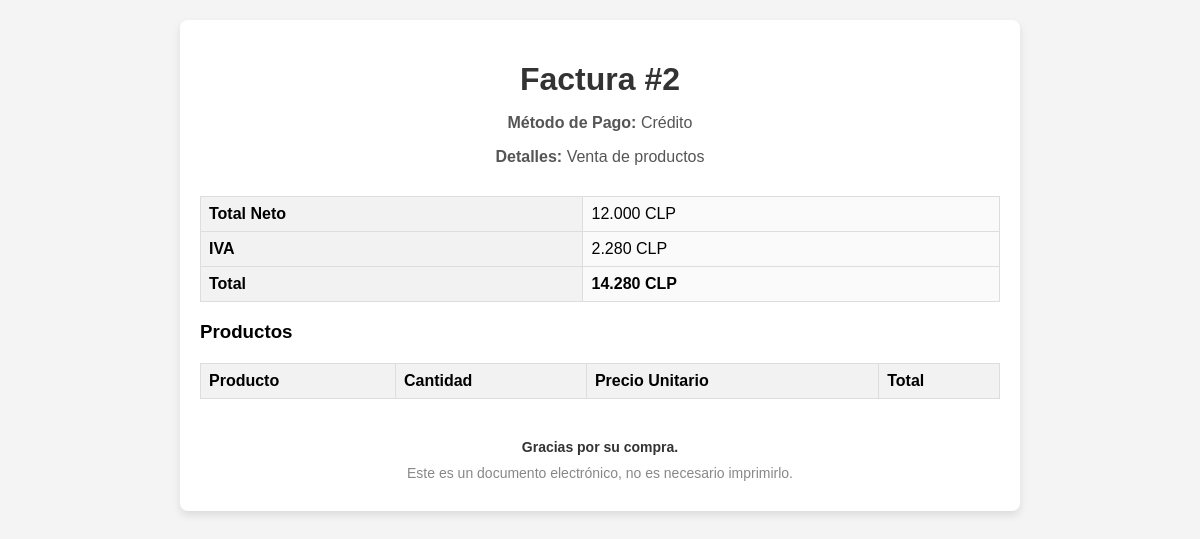
/generar_factura.php?idFactura=2, run on the app's committed database.
### tables this page shows
CREATE TABLE IF NOT EXISTS `factura` (
  `id` int NOT NULL AUTO_INCREMENT,
  `detalles` varchar(2000) NOT NULL,
  `f_neto` int NOT NULL,
  `f_iva` int NOT NULL,
  `total` int NOT NULL,
  `m_pago` varchar(15) NOT NULL,
  `venta_id` int NOT NULL,
  PRIMARY KEY (`id`),
  KEY `fk_factura_venta` (`venta_id`)
);

### generar_factura.php (the view, shortened to what this page needs)
<?php
include 'conexion.php';
if (isset($_GET['idFactura'])) {
    $idFactura = $_GET['idFactura'];
    $sqlFactura = "SELECT * FROM factura WHERE id = ?";
    $stmt = $conexion->prepare($sqlFactura);
    $stmt->bind_param("i", $idFactura);
    $stmt->execute();
    $resultFactura = $stmt->get_result();
    $factura = $resultFactura->fetch_assoc();
    if ($factura) {
        $html = "
        <html>
        <head>
            <title>Factura #" . $factura['id'] . "</title>
        </head>
        <body>
            <div class='container'>
                <div class='header'>
                    <h1>Factura #" . $factura['id'] . "</h1>
                    <p><strong>Método de Pago:</strong> " . $factura['m_pago'] . "</p>
                    <p><strong>Detalles:</strong> " . $factura['detalles'] . "</p>
                </div>
                <table class='table'>
                    <tr>
                        <th>Total Neto</th>
                        <td>" . number_format($factura['f_neto'], 0, ',', '.') . " CLP</td>
                    </tr>
                    <tr>
                        <th>IVA</th>
                        <td>" . number_format($factura['f_iva'], 0, ',', '.') . " CLP</td>
                    </tr>
                    <tr class='total-row'>
                        <th>Total</th>
                        <td>" . number_format($factura['total'], 0, ',', '.') . " CLP</td>
                    </tr>
                </table>
                <h3>Productos</h3>
                <table class='table'>
                    <thead>
                        <tr>
                            <th>Producto</th>
                            <th>Cantidad</th>
                            <th>Precio Unitario</th>
                            <th>Total</th>
                        </tr>
                    </thead>
                    <tbody>";
        $html .= "</tbody>
                </table>
                <div class='footer'>
                    <p class='thank-you'>Gracias por su compra.</p>
                    <p>Este es un documento electrónico, no es necesario imprimirlo.</p>
                </div>
            </div>
        </body>
        </html>";
        echo $html;
        exit;
    } else {
        echo "Factura no encontrada.";
    }
} else {
    echo "ID de factura no proporcionado.";
}
?>

### generar_factura.php (style rules this page uses)
body { font-family: 'Arial', sans-serif; margin: 0; padding: 0; background-color: #f4f4f4; }
.container { max-width: 800px; margin: 20px auto; padding: 20px; background-color: #fff; border-radius: 8px; box-shadow: 0 4px 8px rgba(0, 0, 0, 0.1); }
.header { text-align: center; margin-bottom: 30px; }
.header h1 { font-size: 32px; margin-bottom: 10px; color: #333; }
.header p { font-size: 16px; color: #555; }
.table { width: 100%; border-collapse: collapse; margin-top: 20px; }
.table th, .table td { border: 1px solid #ddd; padding: 8px; text-align: left; }
.table th { background-color: #f2f2f2; font-weight: bold; }
.table td { background-color: #fafafa; }
.table .total-row { font-weight: bold; }
.footer { text-align: center; margin-top: 40px; font-size: 14px; color: #888; }
.footer p { margin: 10px 0; }
.footer .thank-you { font-weight: bold; color: #333; }

### data on the page
factura: id "2", m_pago "Crédito", detalles "Venta de productos", f_neto "12.000", f_iva "2.280", total "14.280"
